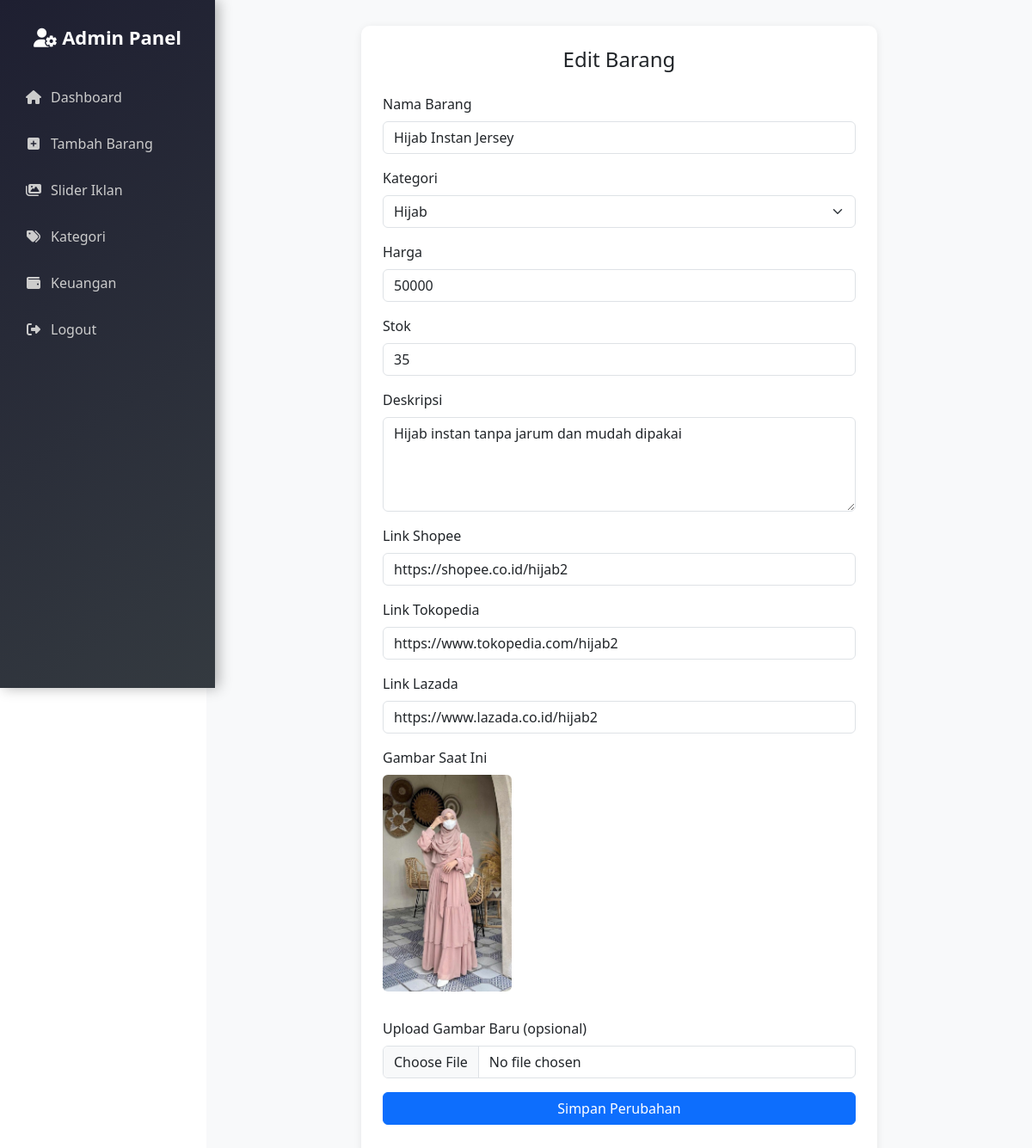
The page /edit_barang.php?id=16 (signed in) on the database its author committed.
### tables this page shows
CREATE TABLE `barang` (
  `id` int(11) NOT NULL,
  `nama_barang` varchar(100) NOT NULL,
  `harga` int(11) NOT NULL,
  `stok` int(11) NOT NULL,
  `gambar` varchar(255) DEFAULT NULL,
  `deskripsi` text DEFAULT NULL,
  `link_shopee` text DEFAULT NULL,
  `link_lazada` text DEFAULT NULL,
  `link_tokopedia` text DEFAULT NULL,
  `created_at` timestamp NOT NULL DEFAULT current_timestamp(),
  `kategori_id` int(11) DEFAULT NULL
);

CREATE TABLE `kategori` (
  `id` int(11) NOT NULL,
  `nama_kategori` varchar(100) NOT NULL
);

### edit_barang.php (the view, shortened to what this page needs)
<?php
include 'inc/db.php';
include 'inc/sidebar.php';
$id = intval($_GET['id']);
$result = mysqli_query($conn, "SELECT * FROM barang WHERE id=$id");
$data = mysqli_fetch_assoc($result);
?>
<link href="https://cdn.jsdelivr.net/npm/bootstrap@5.3.0/dist/css/bootstrap.min.css" rel="stylesheet">
<div class="main-content">
    <div class="edit-form">
        <h4 class="form-title">Edit Barang</h4>
        <form method="POST" enctype="multipart/form-data">
            <div class="mb-3">
                <label class="form-label">Nama Barang</label>
                <input type="text" class="form-control" name="nama_barang" value="<?= $data['nama_barang'] ?>" required>
            </div>
<?php
$kategori_list = mysqli_query($conn, "SELECT * FROM kategori ORDER BY nama_kategori ASC");
?>
<div class="mb-3">
    <label class="form-label">Kategori</label>
    <select name="kategori" class="form-select" required>
        <?php while ($k = mysqli_fetch_assoc($kategori_list)) : ?>
            <option value="<?= $k['id'] ?>" <?= $data['kategori_id'] == $k['id'] ? 'selected' : '' ?>>
                <?= htmlspecialchars($k['nama_kategori']) ?>
            </option>
        <?php endwhile; ?>
    </select>
</div>
            <div class="mb-3">
                <label class="form-label">Harga</label>
                <input type="number" class="form-control" name="harga" value="<?= $data['harga'] ?>" required>
            </div>
            <div class="mb-3">
                <label class="form-label">Stok</label>
                <input type="number" class="form-control" name="stok" value="<?= $data['stok'] ?>" required>
            </div>
            <div class="mb-3">
                <label class="form-label">Deskripsi</label>
                <textarea class="form-control" name="deskripsi" rows="4"><?= $data['deskripsi'] ?></textarea>
            </div>
            <div class="mb-3">
                <label class="form-label">Link Shopee</label>
                <input type="text" class="form-control" name="shopee" value="<?= $data['link_shopee'] ?>">
            </div>
            <div class="mb-3">
                <label class="form-label">Link Tokopedia</label>
                <input type="text" class="form-control" name="tokopedia" value="<?= $data['link_tokopedia'] ?>">
            </div>
            <div class="mb-3">
                <label class="form-label">Link Lazada</label>
                <input type="text" class="form-control" name="lazada" value="<?= $data['link_lazada'] ?>">
            </div>
            <div class="mb-3">
                <label class="form-label">Gambar Saat Ini</label><br>
                <img src="img/<?= $data['gambar'] ?>" alt="Gambar Barang">
            </div>
            <div class="mb-3">
                <label class="form-label">Upload Gambar Baru (opsional)</label>
                <input type="file" class="form-control" name="gambar">
            </div>
            <button type="submit" class="btn btn-primary">Simpan Perubahan</button>
        </form>
    </div>
</div>

### inc/sidebar.php (style rules this page uses)
.main-content { margin-left: 250px; padding: 25px; }

### edit_barang.php (style rules this page uses)
.main-content { margin-left: 240px; padding: 30px; background-color: #f8f9fa; min-height: 100vh; }
.edit-form { max-width: 600px; background: #fff; padding: 25px; border-radius: 10px; box-shadow: 0 2px 10px rgba(0, 0, 0, 0.08); margin: auto; }
.edit-form img { max-width: 150px; border-radius: 6px; margin-bottom: 15px; }
.form-label { font-weight: 500; }
.form-control, .form-select { margin-bottom: 15px; }
.form-title { text-align: center; margin-bottom: 25px; }
button[type="submit"] { width: 100%; }

### rows shown on the page
barang: nama_barang "Hijab Instan Jersey", kategori "Hijab", harga "50000", stok "35", deskripsi "Hijab instan tanpa jarum dan mudah dipakai", shopee "https://shopee.co.id/hijab2", tokopedia "https://www.tokopedia.com/hijab2", lazada "https://www.lazada.co.id/hijab2", gambar (picture)
